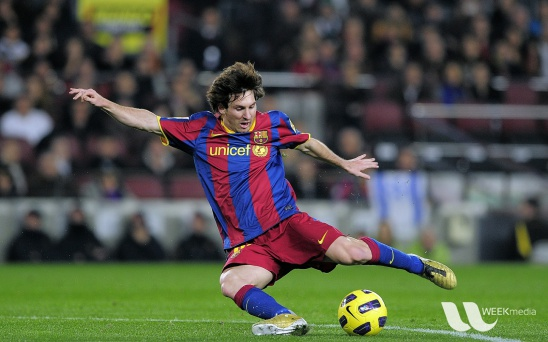
#> input picture messi5.jpg, 548 x 342 px
$ python 2_GeometricTransformationDemo.py
#> lines starting #> are read from the running program, lines starting #| are printed output that depends on the picture
import numpy as np

#import opencv into pycharm
import cv2 as cv

def scaleImage(img, scaleFactor, bShow=False):
    """
    Scaling
    Scaling is just resizing of the image. OpenCV comes with a function cv.resize() for this purpose.
    The size of the image can be specified manually, or you can specify the scaling factor.
    Different interpolation methods are used.
    Preferable interpolation methods are cv.INTER_AREA for shrinking and cv.INTER_CUBIC (slow) & cv.INTER_LINEAR for zooming.
    By default, the interpolation method cv.INTER_LINEAR is used for all resizing purposes.
    You can resize an input image with either of following methods
    :param img: input image
    :param scaleFactor: tuple which is the target dimension after scaling
    :param bShow: whether to show the output result
    :return: scaled image
    """
    scale = cv.resize(img, scaleFactor, interpolation=cv.INTER_CUBIC)
    if bShow:
        cv.imshow('scaled img', scale)
        cv.waitKey(0)
        # cv.destroyAllWindows()
    return scale


def translateImage(img, offsetFactor, bShow=False):
    """
    Translation
    Translation is the shifting of an object's location. If you know the shift in the (x,y) direction and let it be (tx,ty),
     you can create the transformation matrix M as follows:
    M=[1    0   tx
       0    1   ty]
    You can take make it into a Numpy array of type np.float32 and pass it into the cv.warpAffine() function.
    See the below example for a shift of offsetFactor:
    :param img: input image
    :param offsetFactor: tuple to indicate the translatioon offset
    :param bShow: whether to show image or not
    :return: translated image
    """
    rows, cols = img.shape
    M = np.array([[1, 0, offsetFactor[0]],
                  [0, 1, offsetFactor[1]]]).astype("float")
    trans = cv.warpAffine(img, M, (cols, rows))
    if bShow:
        cv.imshow("Translated img", trans)
        cv.waitKey(0)
        # cv.destroyAllWindows()
    return trans


def rotateImage(img, angle, center=(-1, -1), bShow=False):
    """
    Rotation:

    Rotation of an image for an angle θ is achieved by the transformation matrix of the form

    M=[cosθ -sinθ
       sinθ  cosθ]
    But OpenCV provides scaled rotation with adjustable center of rotation so that you can rotate at any location you prefer.
    The modified transformation matrix is given by

    [α  β   (1−α)⋅center.x−β⋅center.y
    -β  α   β⋅center.x+(1−α)⋅center.y]
    where:

    α=scale⋅cosθ,
    β=scale⋅sinθ
    To find this transformation matrix, OpenCV provides a function,
    cv.getRotationMatrix2D. Check out the below example which rotates the image by
    angle in degree with respect to center without any scaling.
    :param img:
    :param angle:
    :param anchorPt:
    :param bShow:
    :return: rotated image
    """
    rows, cols = img.shape
    # cols-1 and rows-1 are the coordinate limits.
    if center[0] == -1:
        center = ((cols - 1) / 2.0,(rows - 1) / 2.0)
    M = cv.getRotationMatrix2D(center, angle, 1)
    rot = cv.warpAffine(img, M, (cols, rows))
    if bShow:
        cv.imshow("rotated img", rot)
        cv.waitKey(0)
        # cv.destroyAllWindows()
    return rot


def affineImage(img, pts1, pts2, bShow=False):
    """
    Affine Transformation
    In affine transformation, all parallel lines in the original image will still be parallel in the output image.
    To find the transformation matrix, we need three points from the input image and their corresponding locations in the output image.
    Then cv.getAffineTransform will create a 2x3 matrix which is to be passed to cv.warpAffine.

    Check the below example, and also look at the points I selected (which are marked in green color):
    :param img: input image
    :param pts1: list of reference points in img. exp: pts1 = np.float32([[50,50],[200,50],[50,200]])
    :param pts2: list of projected points in affine image: pts2 = np.float32([[10,100],[200,50],[100,250]])
    :param bShow:
    :return: affine image
    """
    rows, cols, ch = img.shape
    M = cv.getAffineTransform(pts1, pts2)
    affine = cv.warpAffine(img, M, (cols, rows))
    if bShow:
        cv.imshow("affine Image", affine)
        cv.waitKey(0)
    return affine


def perspectiveImage(img, pts1, pts2, bShow=False):
    """
    Perspective Transformation
    For perspective transformation, you need a 3x3 transformation matrix.
    Straight lines will remain straight even after the transformation.
    To find this transformation matrix, you need 4 points on the input image and corresponding points on the output image.
    Among these 4 points, 3 of them should not be collinear.
    Then the transformation matrix can be found by the function cv.getPerspectiveTransform.
    Then apply cv.warpPerspective with this 3x3 transformation matrix.
    :param img: input image
    :param pts1: 4 reference points in img ( 3 of them should not be collinear ). exp: pts1 = np.float32([[56,65],[368,52],[28,387],[389,390]])
    :param pts2: 4 projection points in result. exp: pts2 = np.float32([[0,0],[300,0],[0,300],[300,300]])
    :param bShow: whether show new image or not
    :return: perpective image
    """
    M = cv.getPerspectiveTransform(pts1, pts2)
    per = cv.warpPerspective(img, M, (300, 300))
    if bShow:
        cv.imshow("perspective image", per)
        cv.waitKey(0)


def scaleImageDemo():
    """
    Demo for scaling image func.
    Read an image using cv.imread() and
    then zoomin the image by 2
    :return: None
    """
    img = cv.imread('messi5.jpg')
    cv.imshow("before scale", img)
    scaleImage(img, (2, 2), True)
    cv.destroyAllWindows()


def translateImageDemo():
    """
    Demo shift image using translateImage func.
    Read an image using cv.imread() and
    then shift (100,50) pixels the original
    image
    :return: None
    """
    img = cv.imread('messi5.jpg', 0)
    cv.imshow("before translate", img)
    offsetFactor = (50,100)
    translateImage(img, offsetFactor, True)
    cv.destroyAllWindows()


def rotateImageDemo():
    """
    Demo rotation using rotateImage func.
    Read an image using cv.imread(0 and then
    rotate the image by 60 degree
    :return: None
    """
    img = cv.imread('messi5.jpg', 0)
    cv.imshow("before rotate", img)
    rotateImage(img,60, (-1, -1), True)
    cv.destroyAllWindows()


def affineImageDemo():
    """
    Demo affine an image by using affineImage func.
    Read an image using cv.imread() and then
    affine Image
    :return: None
    """
    img = cv.imread('sudoku.jpg')
    cv.imshow("before rotate", img)
    pts1 = np.float32([[153, 163], [264, 160], [153, 272]])
    pts2 = np.float32([[10, 100], [200, 50], [100, 250]])
    affineImage(img, pts1, pts2, True)
    cv.destroyAllWindows()


def perspectiveImageDemo():
    """
    Demo perspective image by using perspectiveImage func
    read an image using cv.imread() and then perspective them
    :return:
    """
    img = cv.imread('sudoku.jpg')
    cv.imshow("before perspective", img)
    pts1 = np.float32([[56, 65], [368, 52], [28, 387], [389, 390]])
    pts2 = np.float32([[0, 0], [300, 0], [0, 300], [450, 300]])
    perspectiveImage(img, pts1, pts2, True)
    cv.destroyAllWindows()

def main():
    translateImageDemo()
#> in translateImageDemo, `img = cv.imread('messi5.jpg', 0)`:
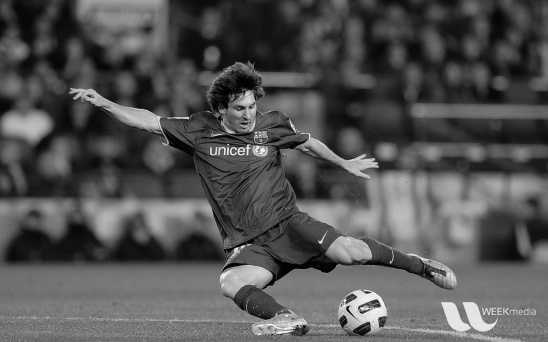
#> img: shape (342, 548); min 0, max 253, mean 83.3
#> in translateImage, `trans = cv.warpAffine(img, M, (cols, rows))`:
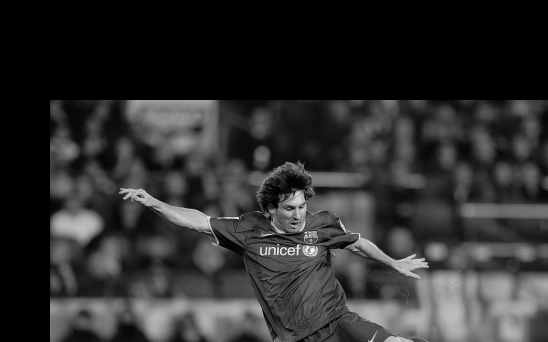
#> trans: shape (342, 548); min 0, max 242, mean 47.3
    rotateImageDemo()
#> in rotateImage, `rot = cv.warpAffine(img, M, (cols, rows))`:
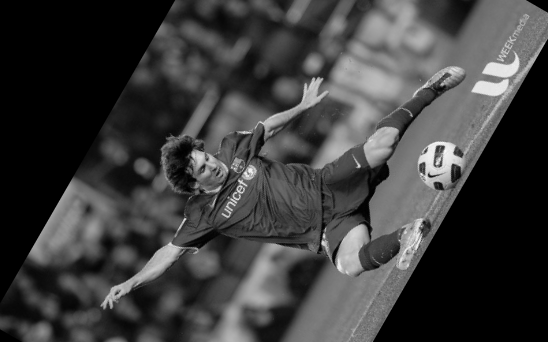
#> rot: shape (342, 548); min 0, max 250, mean 61.4
    affineImageDemo()
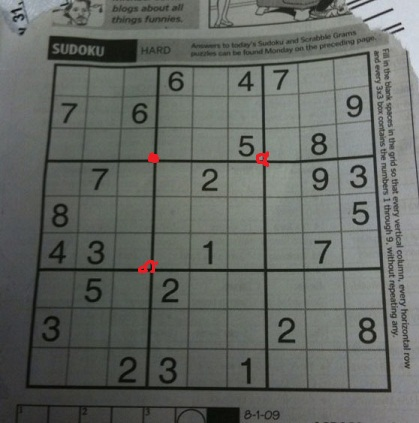
#> input picture sudoku.jpg, 419 x 423 px
#> in affineImageDemo, img is the input picture: shape (423, 419, 3); mean B, G, R 98.8, 103.5, 99.7
#> in affineImage, `affine = cv.warpAffine(img, M, (cols, rows))`:
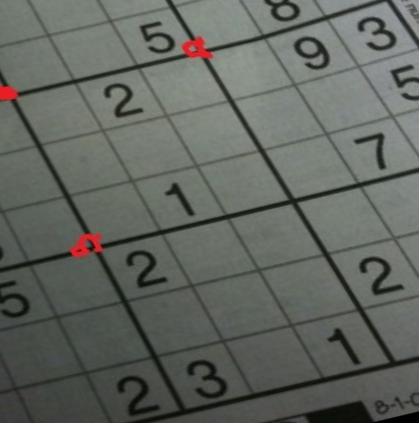
#> affine: shape (423, 419, 3); mean B, G, R 95.2, 101.5, 97.4
    perspectiveImageDemo()
#> in perspectiveImage, `per = cv.warpPerspective(img, M, (300, 300))`:
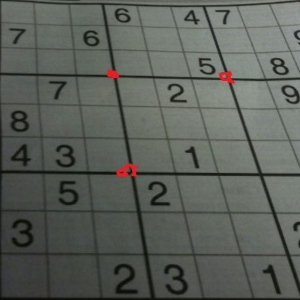
#> per: shape (300, 300, 3); mean B, G, R 89.4, 95.7, 91.3

#if __name__ == "main":
main()
